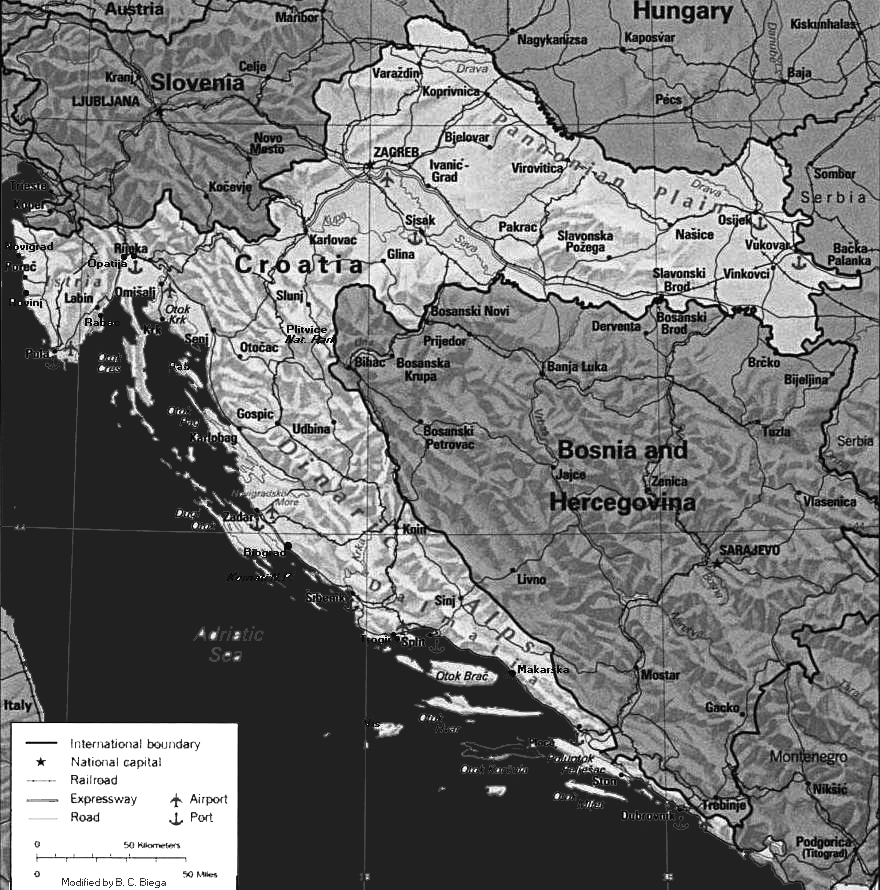
%> input picture materiale/On thresholding/croatia.jpg, 880 x 890 px
$ octave script2.m   (GNU Octave 9; MATLAB toolbox functions it lacks are replaced by stand-ins)
%> lines starting %> are read from the running program, lines starting %| are printed output that depends on the picture; in (x1, y1, x2, y2) boxes, pixels count from 0 and x2, y2 are one past the last pixel; in counts of white or black regions, pixels touching at a corner belong together; the program's own positions count from 1
%addpath("MATLAB/ImageProcessing/Materiale/On thresholding");
img = imread("croatia.jpg");
%> img is the input picture: size 890x880 uint8; min 0, max 255, mean 115.7


%binaryImg = img < thresh;

%applico un filtro di smoothing per ridurre il rumore, in questo caso
%applico una matrice 5x5
filter= fspecial("average", 10);
smoothedImg= imfilter(img,filter);
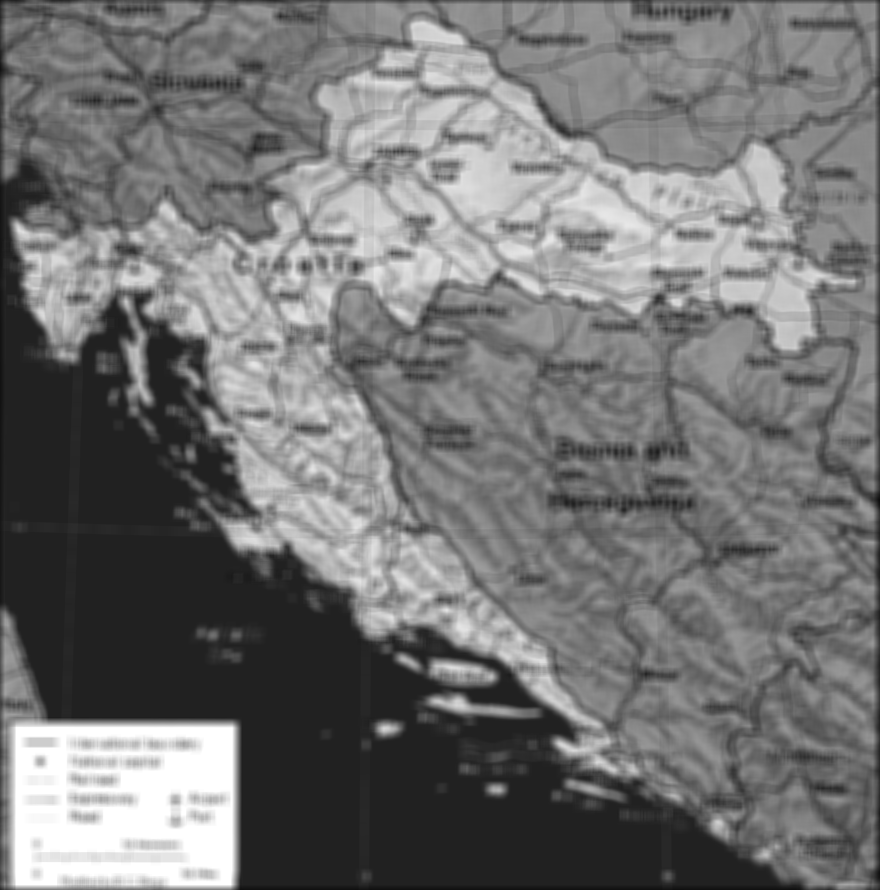
%> smoothedImg: size 890x880 uint8; min 12, max 255, mean 115.2

% Applica una soglia per segmentare la Croazia
% Modifica il valore della soglia in base all'immagine
thresh = 170; % Soglia da regolare
thresholdedImg = smoothedImg < thresh;
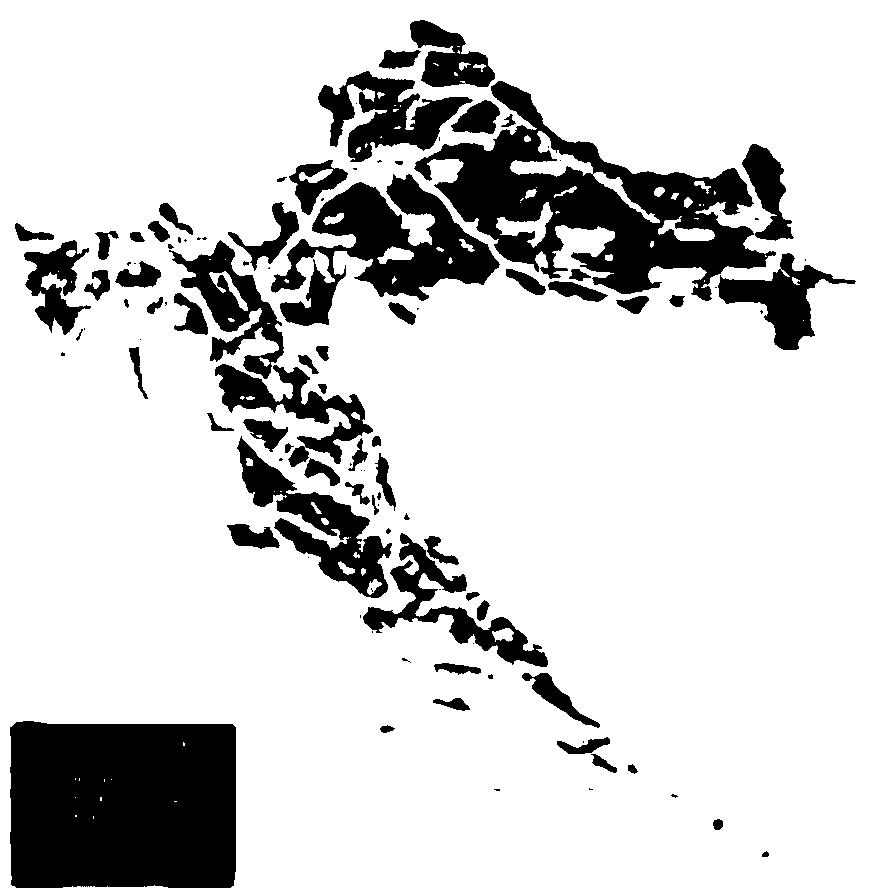
%> thresholdedImg: size 890x880 logical; 82.2% white; 108 black regions (40 under 20 px), largest, box (x1, y1, x2, y2) and area: (10, 721, 236, 888) 36777, (414, 81, 776, 301) 28476, (271, 174, 500, 326) 14327

%inverto il filtro per avere un valore alto con l'immagine corrispondente
filtroInvertito = 1 - thresholdedImg;
filtroFinale= uint8(filtroInvertito);

imgfinale= img.*filtroFinale;
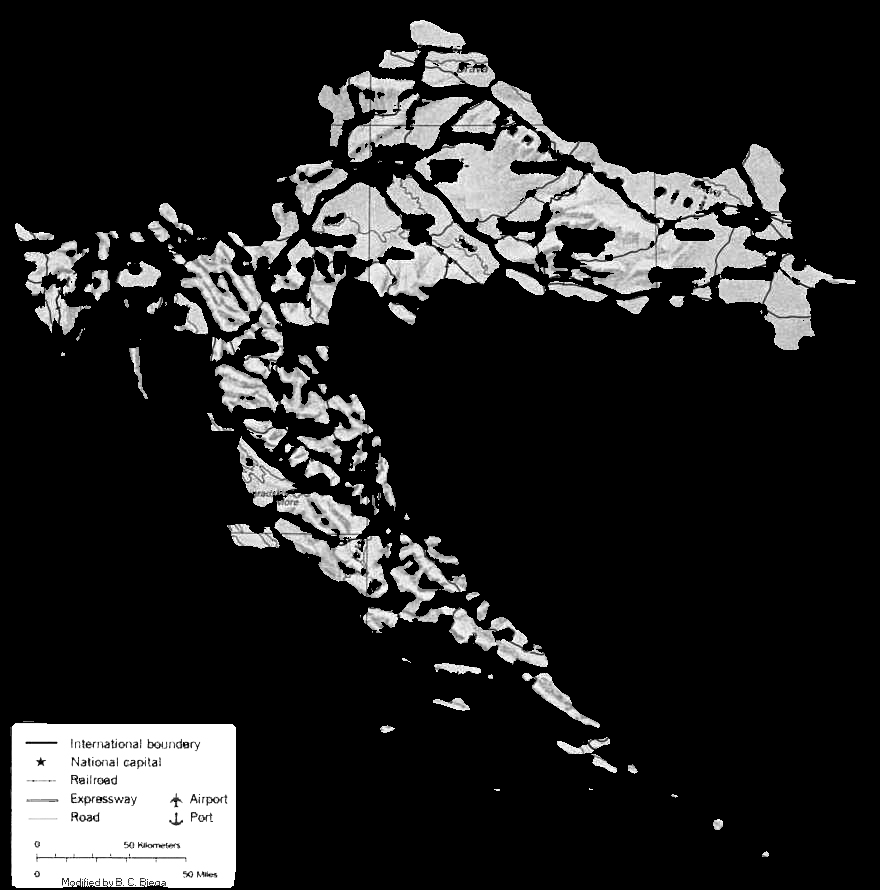
%> imgfinale: size 890x880 uint8; min 0, max 255, mean 37.1


figure;
subplot(2,2,1), imshow(img), title("immagine iniziale");
subplot(2,2,2), imshow(smoothedImg), title ("immagine sfocata");
subplot(2,2,3), imshow(thresholdedImg), title("differenza");
subplot(2,2,4), imshow(imgfinale), title ("immagine finale");
